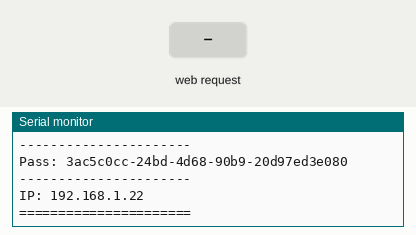
Simulated run of this sketch. Board: ESP32. Parts: the last lines printed to the serial monitor. Inputs (shaded band) come from the test bench. Random numbers use the default seed unless the sketch sets one.

Above: at 3.2 s.
3.3 s: HTTP request GET /get received
At 4.5 s:
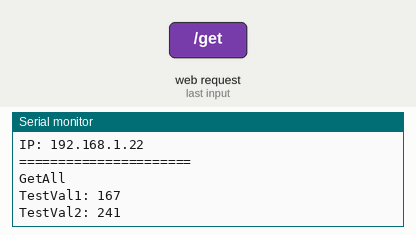
4.8 s: HTTP request GET /get?plain=1 received
At 5.9 s:
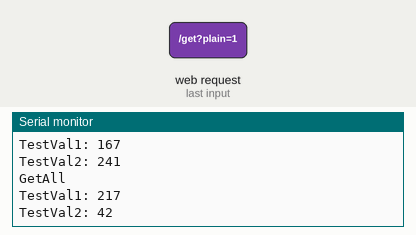
Timing chart, 0 to 7.8 s (numbered marks = the images above; inputs shaded):
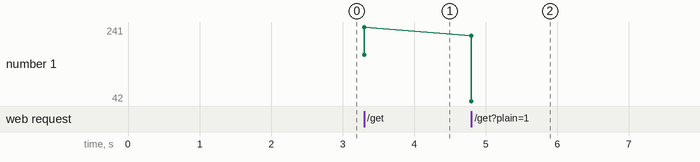

Measured:
- after the input at 3.3 s, the serial monitor: prints a new line at once (image 1)
- after the input at 4.8 s, the serial monitor: prints a new line at once (image 2)
- plotted number 1: 241 → 42 after the input at 4.8 s

The sketch:

WebServer.ino
```cpp
//...///////////////////
//..//    Imports    //
//.///////////////////
#include <Arduino.h>
#include <WiFi.h>
#include <WebServer.h>
#include <ArduinoJson.h>

//...//////////////////////
//..//    APSettings    //
//.//////////////////////
const char* ssid = "SWSRCP#01";
const char* password = "3ac5c0cc-24bd-4d68-90b9-20d97ed3e080";
IPAddress local_IP(192,168,1,22);

//.../////////////////////////
//..//    Other defines    //
//./////////////////////////
WebServer server(80);


StaticJsonDocument<200> jsonDocument;
StaticJsonDocument<400> doc_rx;

void SWSRCPWiFiConnect(String SetupAP_LocalIP, String SetupAP_Password, IPAddress SetupAP_IP) {	//Set up an AP WiFi
	IPAddress gateway(192,168,1,5);
	IPAddress subnet(255,255,255,0);

	Serial.print("Setting up AP. ");
	Serial.println(WiFi.softAPConfig(SetupAP_IP, gateway, subnet)?"Passed":"Failed");

	Serial.print("Starting the AP. ");
	Serial.println(WiFi.softAP(SetupAP_LocalIP, SetupAP_Password)?"Passed":"Failed");

	Serial.println("======================");
	Serial.print("SSID: ");
	Serial.println(SetupAP_LocalIP);
	Serial.println("----------------------");
	Serial.print("Pass: ");
	Serial.println(SetupAP_Password);
	Serial.println("----------------------");
	Serial.print("IP: ");
	Serial.println(WiFi.softAPIP());
	Serial.println("======================");
}

void setup_routing() {
	server.on("/get", getAll);
	server.on("/post", HTTP_POST, postAll);

	server.begin();
}

void getAll() {	//"all" get request response

	Serial.println("GetAll");

	String buffer = "";
	JsonObject obj = jsonDocument.to<JsonObject>();

	int TestVal1 = random(256);
	int TestVal2 = random(256);
	Serial.println("TestVal1: " + String(TestVal1));
	Serial.println("TestVal2: " + String(TestVal2));

	obj["Test1"] = String(TestVal1);
	obj["Test2"] = String(TestVal2);

	serializeJson(jsonDocument, buffer);
	server.send(200, "application/json", buffer);
}

void postAll() {	//"all" post request response
	if (server.hasArg("plain") == false) {	//this is useless, but i'd rather keep it
	}
	String body = server.arg("plain");

	Serial.print("body: ");
	Serial.println(body);

	const char* payload;
	payload = body.c_str();

	Serial.print("payload: ");
	Serial.println(payload);

	DeserializationError error = deserializeJson(doc_rx, payload);
	if(error) {
		Serial.print("Desr error: ");
		Serial.println(error.c_str());

	}
	else {
		const char* VarMode = doc_rx["Mode"];
		const char* VarTfL_Left = doc_rx["TfL_Left"];
		const char* VarTfL_Mid = doc_rx["TfL_Mid"];
		const char* VarTfL_Right = doc_rx["TfL_Right"];
		const char* VarSharp_Left = doc_rx["Sharp_Left"];
		const char* VarSharp_Right = doc_rx["Sharp_Right"];
		const char* VarQRE_Left = doc_rx["QRE_Left"];
		const char* VarQRE_Rear = doc_rx["QRE_Rear"];
		const char* VarQRE_Right = doc_rx["QRE_Right"];
		const char* VarIR = doc_rx["IR"];

		Serial.println("recieved: ");
		Serial.println(VarMode);
		Serial.println(VarTfL_Left);
		Serial.println(VarTfL_Mid);
		Serial.println(VarTfL_Right);
		Serial.println(VarSharp_Left);
		Serial.println(VarSharp_Right);
		Serial.println(VarQRE_Left);
		Serial.println(VarQRE_Rear);
		Serial.println(VarQRE_Right);
		Serial.println(VarIR);
		Serial.println("rec end");
	}

	server.send(200, "application/json", body);
}

void setup() {
	Serial.begin(115200);
	delay(2000);
	Serial.println("START");

	Serial.println("Core [" + String(xPortGetCoreID()) + "]: ");
	SWSRCPWiFiConnect(ssid, password, local_IP);

	setup_routing();
}

void loop() {
	server.handleClient();
	delay(0.1);
}
```
